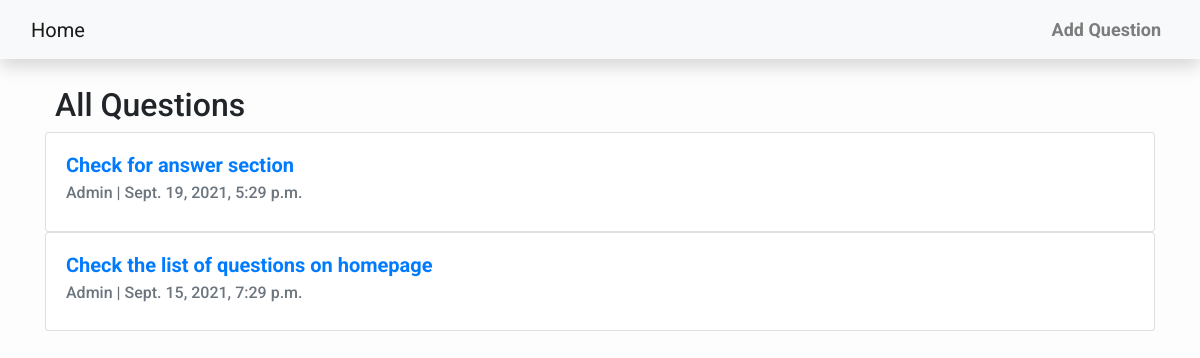
The page / on the database its author committed.
### Post/models.py (models this page shows, shortened)
class question(models.Model):
    Que_text = models.TextField()
    Que_author = models.ForeignKey(User, on_delete= models.CASCADE)
    Que_created_on = models.DateTimeField(auto_now_add=True)
    class Meta:
        ordering = ['-Que_created_on']

### Post/views.py (the view)
# urls.py: path('', views.QuestionList, name='home'),
def QuestionList(request):
    questions = question.objects.all()
    context ={
        'question_list': questions
    }
    return render(request, "home.html", context)

### Post/templates/home.html (shortened to what this page needs)
{% extends "base.html" %}
{% block content %}
<link rel="stylesheet" href="https://stackpath.bootstrapcdn.com/bootstrap/4.3.1/css/bootstrap.min.css" >
<link
      rel="stylesheet"
      href="https://stackpath.bootstrapcdn.com/bootstrap/4.4.1/css/bootstrap.min.css"
    />
    <link rel="stylesheet" href="https://cdnjs.cloudflare.com/ajax/libs/slick-carousel/1.9.0/slick-theme.min.css"
 />
    <link rel="stylesheet" href="https://cdnjs.cloudflare.com/ajax/libs/slick-carousel/1.9.0/slick.min.css"
 />
<br>
<div class="container">
    <h2 class="centre"> All Questions </h2>
    <div class="slider">
        {% for question in question_list %}
        <div class="card">
            <div class="card-body">
                <a href="{% url 'detail' question.id %}"><h5 class="card-title"><b>{{question.Que_text|slice:":100" }}</b></h5>
                </a>
                <h6 class="card-subtitle mb-2 text-muted">{{ question.Que_author }} | {{ question.Que_created_on}}</h6>
            </div>
          </div>
        {% endfor %}
    </div>
</div>
{% endblock %}

### Post/templates/base.html (style rules this page uses)
body { font-family: "Roboto", sans-serif; font-size: 17px; background-color: #fdfdfd; }

### Post/templates/home.html (style rules this page uses)
body { font-family: "Roboto", sans-serif; font-size: 18px; background-color: #fdfdfd; }
.centre { text-align: left; padding-left: 10px; }

### rows shown on the page
question: Que_text "Check for answer section", Que_author "Admin", Que_created_on "Sept. 19, 2021, 5:29 p.m."
question: Que_text "Check the list of questions on homepage", Que_author "Admin", Que_created_on "Sept. 15, 2021, 7:29 p.m."
